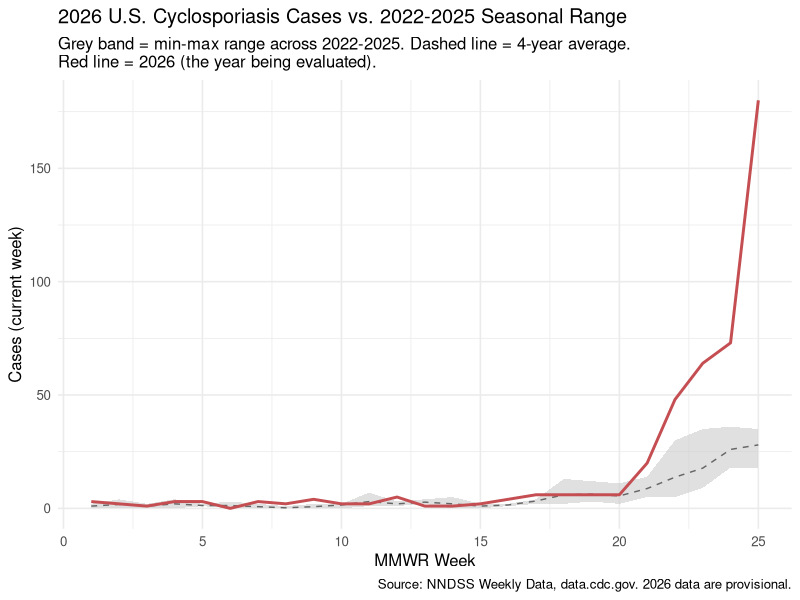
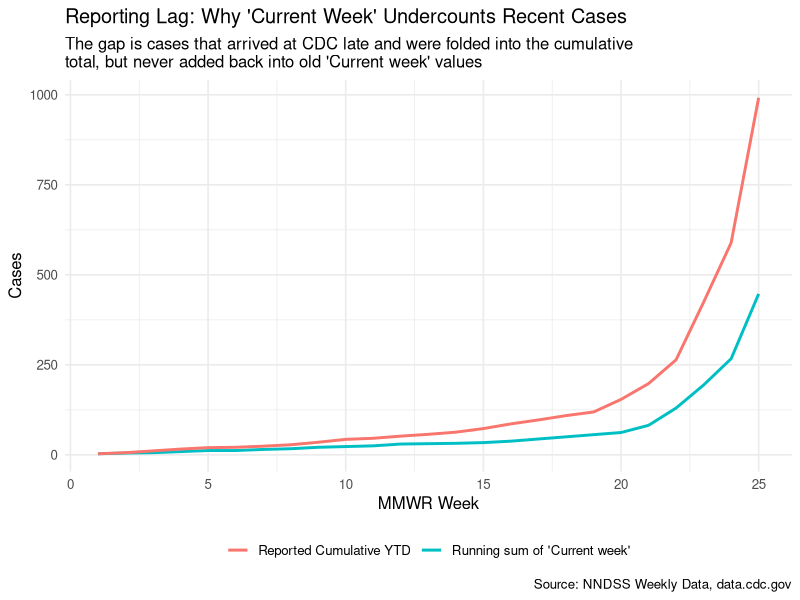
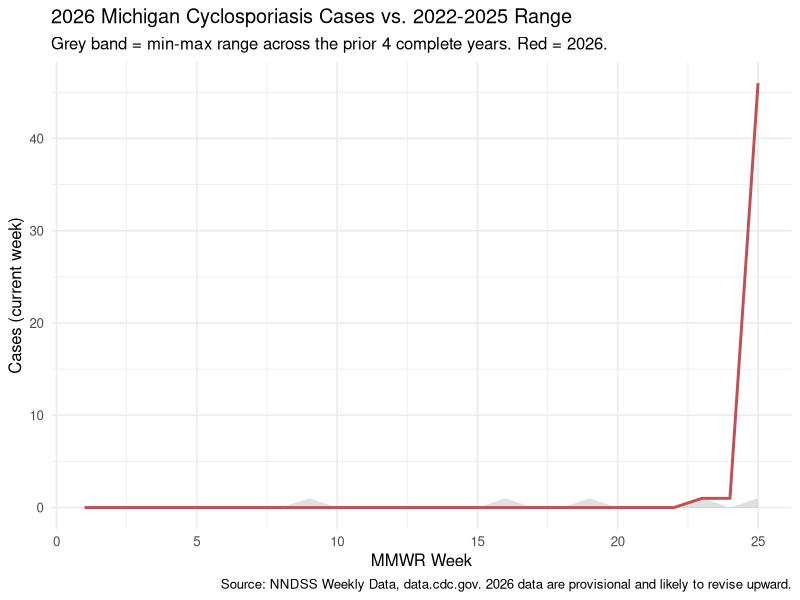
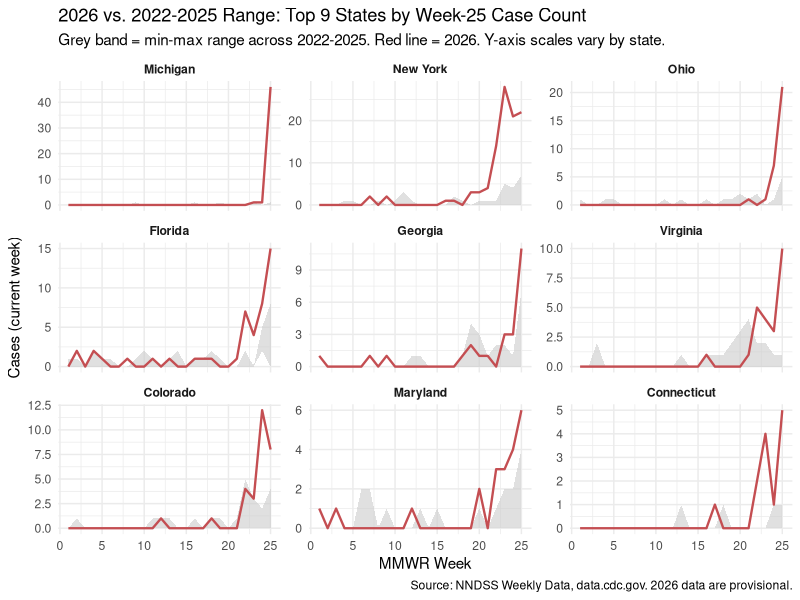

Source code (R) for these figures, in order:
## ---- chunk 1
knitr::opts_chunk$set(echo = TRUE, message = FALSE, warning = FALSE, fig.width = 9, fig.height = 5)
library(tidyverse)
## ---- chunk 2
clean_flagged_col <- function(value_col, flag_col) {
  numeric_val <- suppressWarnings(as.numeric(str_remove_all(as.character(value_col), ",")))
  case_when(
    !is.na(numeric_val)             ~ numeric_val,   # a real value was reported - always trust it
    flag_col == "-"                 ~ 0,              # blank + "-" flag = zero
    flag_col %in% c("N", "NC", "U") ~ NA_real_,        # not reportable / not calculated / unavailable
    TRUE ~ NA_real_
  )
}
## ---- chunk 3
raw <- read_csv("data/NNDSS_Weekly_Data_2022-2026_20260703.csv", show_col_types = FALSE) %>%
  mutate(reporting_area_norm = str_to_title(`Reporting Area`))

cyclo <- raw %>%
  filter(Label == "Cyclosporiasis", `MMWR WEEK` <= 52) %>%   # exclude 2025's week 53 - no equivalent in other years
  mutate(
    current_week_clean     = clean_flagged_col(`Current week`, `Current week, flag`),
    prev52_max_clean       = clean_flagged_col(`Previous 52 week Max`, `Previous 52 weeks Max, flag`),
    cum_ytd_current_clean  = clean_flagged_col(`Cumulative YTD Current MMWR Year`, `Cumulative YTD Current MMWR Year, flag`),
    cum_ytd_prior_clean    = clean_flagged_col(`Cumulative YTD Previous MMWR Year`, `Cumulative YTD Previous MMWR Year, flag`)
  )

cat("Years present:", paste(sort(unique(cyclo$`Current MMWR Year`)), collapse = ", "), "\n")
cat("Reporting areas:", n_distinct(cyclo$reporting_area_norm), "\n")
## ---- chunk 4
national_all_years <- cyclo %>%
  filter(reporting_area_norm == "Total") %>%
  select(`Current MMWR Year`, `MMWR WEEK`, current_week_clean, cum_ytd_current_clean)

baseline_years <- national_all_years %>% filter(`Current MMWR Year` %in% 2022:2025)
year_2026      <- national_all_years %>% filter(`Current MMWR Year` == 2026)

seasonal_baseline <- baseline_years %>%
  group_by(`MMWR WEEK`) %>%
  summarise(
    baseline_min  = min(current_week_clean, na.rm = TRUE),
    baseline_max  = max(current_week_clean, na.rm = TRUE),
    baseline_mean = mean(current_week_clean, na.rm = TRUE),
    .groups = "drop"
  )

plot_data <- seasonal_baseline %>%
  filter(`MMWR WEEK` <= 25) %>%
  left_join(year_2026, by = "MMWR WEEK")
## ---- chunk 5
ggplot(plot_data, aes(x = `MMWR WEEK`)) +
  geom_ribbon(aes(ymin = baseline_min, ymax = baseline_max), fill = "grey80", alpha = 0.6) +
  geom_line(aes(y = baseline_mean), color = "grey40", linetype = "dashed") +
  geom_line(aes(y = current_week_clean), color = "#C44E52", linewidth = 1) +
  labs(
    title = "2026 U.S. Cyclosporiasis Cases vs. 2022-2025 Seasonal Range",
    subtitle = "Grey band = min-max range across 2022-2025. Dashed line = 4-year average.\nRed line = 2026 (the year being evaluated).",
    x = "MMWR Week", y = "Cases (current week)",
    caption = "Source: NNDSS Weekly Data, data.cdc.gov. 2026 data are provisional."
  ) +
  theme_minimal(base_size = 12)
## ---- chunk 6
week25_comparison <- national_all_years %>%
  filter(`MMWR WEEK` == 25) %>%
  arrange(`Current MMWR Year`) %>%
  select(`Current MMWR Year`, current_week_clean, cum_ytd_current_clean)

knitr::kable(week25_comparison, col.names = c("Year", "Week 25 cases", "Cumulative YTD"))

baseline_avg_cum <- week25_comparison %>%
  filter(`Current MMWR Year` %in% 2022:2025) %>%
  summarise(avg = mean(cum_ytd_current_clean, na.rm = TRUE)) %>%
  pull(avg)

cum_2026 <- week25_comparison %>% filter(`Current MMWR Year` == 2026) %>% pull(cum_ytd_current_clean)
ratio_2026 <- cum_2026 / baseline_avg_cum
## ---- chunk 7
lag_check <- national_all_years %>%
  filter(`Current MMWR Year` == 2026) %>%
  arrange(`MMWR WEEK`) %>%
  mutate(
    running_sum_of_current_week = cumsum(replace_na(current_week_clean, 0)),
    reporting_gap = cum_ytd_current_clean - running_sum_of_current_week
  )

ggplot(lag_check, aes(x = `MMWR WEEK`)) +
  geom_line(aes(y = running_sum_of_current_week, color = "Running sum of 'Current week'"), linewidth = 1) +
  geom_line(aes(y = cum_ytd_current_clean, color = "Reported Cumulative YTD"), linewidth = 1) +
  labs(
    title = "Reporting Lag: Why 'Current Week' Undercounts Recent Cases",
    subtitle = "The gap is cases that arrived at CDC late and were folded into the cumulative\ntotal, but never added back into old 'Current week' values",
    x = "MMWR Week", y = "Cases", color = NULL,
    caption = "Source: NNDSS Weekly Data, data.cdc.gov"
  ) +
  theme_minimal(base_size = 12) +
  theme(legend.position = "bottom")

final_gap <- lag_check %>% filter(`MMWR WEEK` == max(`MMWR WEEK`)) %>% pull(reporting_gap)
final_cum <- lag_check %>% filter(`MMWR WEEK` == max(`MMWR WEEK`)) %>% pull(cum_ytd_current_clean)
## ---- chunk 8
michigan_all_years <- cyclo %>%
  filter(reporting_area_norm == "Michigan") %>%
  select(`Current MMWR Year`, `MMWR WEEK`, current_week_clean, cum_ytd_current_clean)

mi_baseline_seasonal <- michigan_all_years %>%
  filter(`Current MMWR Year` %in% 2022:2025) %>%
  group_by(`MMWR WEEK`) %>%
  summarise(
    baseline_min = min(current_week_clean, na.rm = TRUE),
    baseline_max = max(current_week_clean, na.rm = TRUE),
    .groups = "drop"
  )

mi_plot_data <- mi_baseline_seasonal %>%
  filter(`MMWR WEEK` <= 25) %>%
  left_join(michigan_all_years %>% filter(`Current MMWR Year` == 2026), by = "MMWR WEEK")
## ---- chunk 9
ggplot(mi_plot_data, aes(x = `MMWR WEEK`)) +
  geom_ribbon(aes(ymin = baseline_min, ymax = baseline_max), fill = "grey80", alpha = 0.6) +
  geom_line(aes(y = current_week_clean), color = "#C44E52", linewidth = 1) +
  labs(
    title = "2026 Michigan Cyclosporiasis Cases vs. 2022-2025 Range",
    subtitle = "Grey band = min-max range across the prior 4 complete years. Red = 2026.",
    x = "MMWR Week", y = "Cases (current week)",
    caption = "Source: NNDSS Weekly Data, data.cdc.gov. 2026 data are provisional and likely to revise upward."
  ) +
  theme_minimal(base_size = 12)
## ---- chunk 10
mi_week25_comparison <- michigan_all_years %>%
  filter(`MMWR WEEK` == 25) %>%
  arrange(`Current MMWR Year`)

knitr::kable(mi_week25_comparison %>% select(`Current MMWR Year`, current_week_clean),
             col.names = c("Year", "Week 25 cases"))

mi_lag_check <- michigan_all_years %>%
  filter(`Current MMWR Year` == 2026) %>%
  arrange(`MMWR WEEK`) %>%
  mutate(
    running_sum_of_current_week = cumsum(replace_na(current_week_clean, 0)),
    reporting_gap = cum_ytd_current_clean - running_sum_of_current_week
  )

mi_final_gap <- mi_lag_check %>% filter(`MMWR WEEK` == max(`MMWR WEEK`)) %>% pull(reporting_gap)
## ---- chunk 11
us_states <- c(
  "Alabama","Alaska","Arizona","Arkansas","California","Colorado","Connecticut",
  "Delaware","District Of Columbia","Florida","Georgia","Hawaii","Idaho","Illinois",
  "Indiana","Iowa","Kansas","Kentucky","Louisiana","Maine","Maryland","Massachusetts",
  "Michigan","Minnesota","Mississippi","Missouri","Montana","Nebraska","Nevada",
  "New Hampshire","New Jersey","New Mexico","New York","North Carolina","North Dakota",
  "Ohio","Oklahoma","Oregon","Pennsylvania","Rhode Island","South Carolina",
  "South Dakota","Tennessee","Texas","Utah","Vermont","Virginia","Washington",
  "West Virginia","Wisconsin","Wyoming"
)

state_data <- cyclo %>% filter(reporting_area_norm %in% us_states)

week25_states <- state_data %>%
  filter(`MMWR WEEK` == 25) %>%
  select(reporting_area_norm, `Current MMWR Year`, current_week_clean)

baseline_2022_2025 <- week25_states %>%
  filter(`Current MMWR Year` %in% 2022:2025) %>%
  group_by(reporting_area_norm) %>%
  summarise(baseline_avg = mean(current_week_clean, na.rm = TRUE), .groups = "drop")

value_2026 <- week25_states %>%
  filter(`Current MMWR Year` == 2026) %>%
  select(reporting_area_norm, cases_2026 = current_week_clean)

state_ranking <- baseline_2022_2025 %>%
  full_join(value_2026, by = "reporting_area_norm") %>%
  mutate(
    cases_2026 = replace_na(cases_2026, 0),
    baseline_avg = replace_na(baseline_avg, 0),
    ratio_label = case_when(
      baseline_avg == 0 & cases_2026 == 0 ~ "no change (both 0)",
      baseline_avg == 0 & cases_2026 > 0  ~ "new (baseline was 0)",
      TRUE ~ paste0(round(cases_2026 / baseline_avg, 1), "x")
    )
  ) %>%
  arrange(desc(cases_2026))
## ---- chunk 12
state_ranking %>%
  select(reporting_area_norm, baseline_avg, cases_2026, ratio_label) %>%
  slice_max(cases_2026, n = 10) %>%
  knitr::kable(col.names = c("State", "2022-25 Avg", "2026", "vs. Baseline"),
               digits = 2)
## ---- chunk 13
top_states <- state_ranking %>% slice_max(cases_2026, n = 9) %>% pull(reporting_area_norm)

top_state_weekly <- state_data %>%
  filter(reporting_area_norm %in% top_states, `MMWR WEEK` <= 25)

baseline_band <- top_state_weekly %>%
  filter(`Current MMWR Year` %in% 2022:2025) %>%
  group_by(reporting_area_norm, `MMWR WEEK`) %>%
  summarise(
    baseline_min = min(current_week_clean, na.rm = TRUE),
    baseline_max = max(current_week_clean, na.rm = TRUE),
    .groups = "drop"
  )

year_2026_states <- top_state_weekly %>%
  filter(`Current MMWR Year` == 2026) %>%
  select(reporting_area_norm, `MMWR WEEK`, current_week_clean)

facet_data <- baseline_band %>%
  left_join(year_2026_states, by = c("reporting_area_norm", "MMWR WEEK")) %>%
  mutate(reporting_area_norm = factor(reporting_area_norm, levels = top_states))

ggplot(facet_data, aes(x = `MMWR WEEK`)) +
  geom_ribbon(aes(ymin = baseline_min, ymax = baseline_max), fill = "grey80", alpha = 0.6) +
  geom_line(aes(y = current_week_clean), color = "#C44E52", linewidth = 0.8) +
  facet_wrap(~ reporting_area_norm, scales = "free_y", ncol = 3) +
  labs(
    title = "2026 vs. 2022-2025 Range: Top 9 States by Week-25 Case Count",
    subtitle = "Grey band = min-max range across 2022-2025. Red line = 2026. Y-axis scales vary by state.",
    x = "MMWR Week", y = "Cases (current week)",
    caption = "Source: NNDSS Weekly Data, data.cdc.gov. 2026 data are provisional."
  ) +
  theme_minimal(base_size = 11) +
  theme(strip.text = element_text(face = "bold"))
